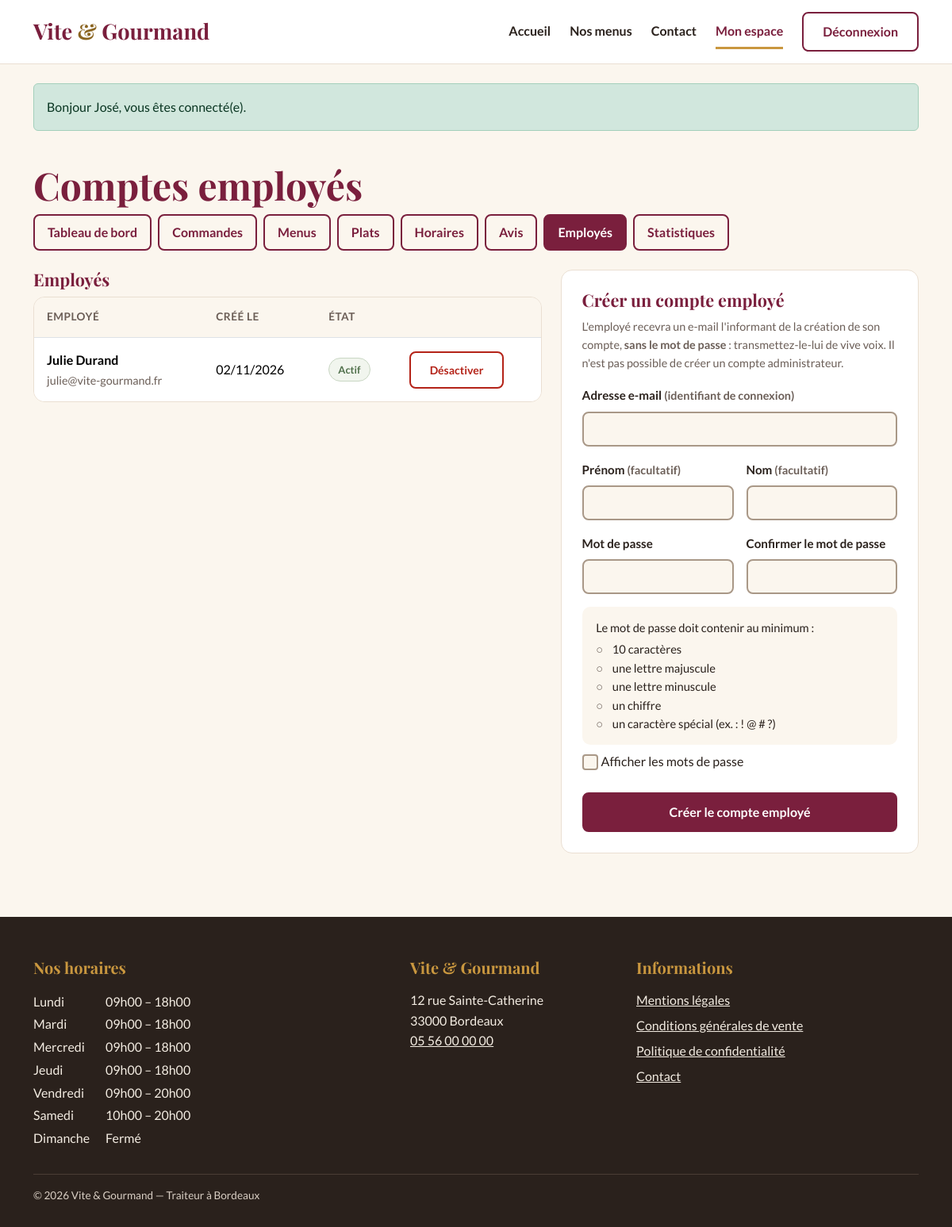
The page /admin/employes (signed in) on the database its author committed.
### tables this page shows
CREATE TABLE utilisateur (
    utilisateur_id  INT           NOT NULL AUTO_INCREMENT,
    email           VARCHAR(180)  NOT NULL,
    password        VARCHAR(255)  NOT NULL,
    nom             VARCHAR(50)   NOT NULL,
    prenom          VARCHAR(50)   NOT NULL,
    telephone       VARCHAR(20)   NULL,
    ville           VARCHAR(80)   NULL,
    pays            VARCHAR(50)   NULL DEFAULT 'France',
    adresse_postale VARCHAR(255)  NULL,
    role_id         INT           NOT NULL,
    actif           BOOLEAN       NOT NULL DEFAULT TRUE,
    date_creation   DATETIME      NOT NULL DEFAULT CURRENT_TIMESTAMP,
    PRIMARY KEY (utilisateur_id),
    UNIQUE KEY uk_utilisateur_email (email),
    CONSTRAINT fk_utilisateur_role FOREIGN KEY (role_id) REFERENCES role (role_id)
);

CREATE TABLE horaire (
    horaire_id       INT          NOT NULL AUTO_INCREMENT,
    jour             VARCHAR(10)  NOT NULL,
    ordre            TINYINT      NOT NULL,
    heure_ouverture  TIME         NULL,
    heure_fermeture  TIME         NULL,
    PRIMARY KEY (horaire_id),
    UNIQUE KEY uk_horaire_jour (jour)
);

### src/helpers.php (called while the page is built, shortened)
<?php
function e(mixed $valeur): string
{
    return htmlspecialchars((string) $valeur, ENT_QUOTES | ENT_SUBSTITUTE, 'UTF-8');
}
function render(string $gabarit, array $donnees = [], string $layout = 'layout'): void
{
    extract($donnees, EXTR_SKIP);
    require ROOT . "/templates/pages/$gabarit.php";
    require ROOT . "/templates/$layout.php";
}
function partial(string $nom, array $donnees = []): void
{
    extract($donnees, EXTR_SKIP);
    require ROOT . "/templates/partials/$nom.php";
}
function old(string $champ, string $defaut = ''): string
{
    return e($_SESSION['old'][$champ] ?? $defaut);
}
function attrErreur(array $erreurs, string $champ): string
{
    return isset($erreurs[$champ])
        ? ' is-invalid" aria-invalid="true" aria-describedby="erreur-' . e($champ)
        : '';
}

### src/Controllers/AdminController.php (called while the page is built, shortened)
<?php
final class AdminController
{
    public function employes(): void
    {
        render('admin/employes', [
            'titrePage' => 'Comptes employés',
            'employes'  => Utilisateur::employes(),
            'erreurs'   => $_SESSION['erreurs'] ?? [],
            'scripts'   => ['mot-de-passe'],
        ]);
    }
}

### public/index.php (called while the page is built, shortened)
<?php
$router = new Router();
$router->get('/', [PageController::class, 'accueil']);
$router->get('/menus', [MenuController::class, 'index']);
$router->get('/menu', [MenuController::class, 'detail']);
$router->get('/api/menus', [MenuController::class, 'api']);
$router->get('/contact', [ContactController::class, 'formulaire']);
$router->post('/contact', [ContactController::class, 'envoyer']);
$router->get('/mentions-legales', [PageController::class, 'mentionsLegales']);
$router->get('/cgv', [PageController::class, 'cgv']);
$router->get('/confidentialite', [PageController::class, 'confidentialite']);
$router->get('/inscription', [AuthController::class, 'inscriptionForm']);
$router->post('/inscription', [AuthController::class, 'inscrire']);
$router->get('/connexion', [AuthController::class, 'connexionForm']);
$router->post('/connexion', [AuthController::class, 'connecter']);
$router->post('/deconnexion', [AuthController::class, 'deconnecter']);
$router->get('/mot-de-passe-oublie', [AuthController::class, 'oubliForm']);
$router->post('/mot-de-passe-oublie', [AuthController::class, 'envoyerLien']);
$router->get('/reinitialiser-mot-de-passe', [AuthController::class, 'reinitialiserForm']);
$router->post('/reinitialiser-mot-de-passe', [AuthController::class, 'reinitialiser']);
$router->get('/commande', [CommandeController::class, 'formulaire']);
$router->post('/commande', [CommandeController::class, 'valider']);
$router->get('/api/devis', [CommandeController::class, 'devis']);
$router->get('/espace', [EspaceController::class, 'utilisateur']);
$router->get('/espace/commande', [EspaceController::class, 'commande']);
$router->get('/espace/commande/modifier', [EspaceController::class, 'modifierForm']);
$router->post('/espace/commande/modifier', [EspaceController::class, 'modifier']);
$router->post('/espace/commande/annuler', [EspaceController::class, 'annuler']);
$router->post('/espace/avis', [EspaceController::class, 'avis']);
$router->get('/espace/profil', [EspaceController::class, 'profilForm']);
$router->post('/espace/profil', [EspaceController::class, 'profil']);
$router->get('/employe', [GestionController::class, 'employe']);
$router->get('/employe/commandes', [GestionCommandeController::class, 'index']);
$router->get('/employe/commande', [GestionCommandeController::class, 'detail']);
$router->post('/employe/commande/statut', [GestionCommandeController::class, 'statut']);
$router->post('/employe/commande/annuler', [GestionCommandeController::class, 'annuler']);
$router->get('/employe/commande/modifier', [GestionCommandeController::class, 'modifierForm']);
$router->post('/employe/commande/modifier', [GestionCommandeController::class, 'modifier']);
$router->get('/employe/menus', [GestionMenuController::class, 'menus']);
$router->get('/employe/menu', [GestionMenuController::class, 'menuForm']);
$router->post('/employe/menu', [GestionMenuController::class, 'menuEnregistrer']);
$router->post('/employe/menu/supprimer', [GestionMenuController::class, 'menuSupprimer']);
$router->post('/employe/menu/image/supprimer', [GestionMenuController::class, 'imageSupprimer']);
$router->get('/employe/plats', [GestionMenuController::class, 'plats']);
$router->get('/employe/plat', [GestionMenuController::class, 'platForm']);
$router->post('/employe/plat', [GestionMenuController::class, 'platEnregistrer']);
$router->post('/employe/plat/supprimer', [GestionMenuController::class, 'platSupprimer']);
$router->get('/employe/horaires', [GestionController::class, 'horairesForm']);
$router->post('/employe/horaires', [GestionController::class, 'horaires']);
$router->get('/employe/avis', [GestionController::class, 'avis']);
$router->post('/employe/avis', [GestionController::class, 'modererAvis']);
$router->get('/admin', [GestionController::class, 'admin']);
$router->get('/admin/employes', [AdminController::class, 'employes']);
$router->post('/admin/employes', [AdminController::class, 'creerEmploye']);
$router->post('/admin/employes/statut', [AdminController::class, 'basculerEmploye']);
$router->get('/admin/statistiques', [AdminController::class, 'statistiques']);
try {
    $router->dispatch($_SERVER['REQUEST_METHOD'], $_SERVER['REQUEST_URI']);
} catch (Throwable $e) {
    error_log((string) $e);
    http_response_code(500);
    if (env('APP_ENV') === 'dev') {
        echo '<pre>' . e((string) $e) . '</pre>';
    } else {
        render('erreur', ['titre' => 'Erreur', 'message' => 'Une erreur inattendue est survenue. Merci de réessayer plus tard.']);
    }
}

### src/Models/Utilisateur.php (called while the page is built, shortened)
<?php
final class Utilisateur
{
    public static function employes(): array
    {
        return Database::get()->query(
            "SELECT u.utilisateur_id, u.email, u.nom, u.prenom, u.actif, u.date_creation
             FROM utilisateur u JOIN role r ON r.role_id = u.role_id
             WHERE r.libelle = 'employe'
             ORDER BY u.actif DESC, u.date_creation DESC"
        )->fetchAll();
    }
}

### src/Database.php (called while the page is built, shortened)
<?php
final class Database
{
    private static ?PDO $pdo = null;
    public static function get(): PDO
    {
        if (self::$pdo === null) {
            $dsn = sprintf(
                'mysql:host=%s;port=%s;dbname=%s;charset=utf8mb4',
                env('DB_HOST', '127.0.0.1'),
                env('DB_PORT', '3306'),
                env('DB_NAME', 'vite_gourmand')
            );
            $options = [
                PDO::ATTR_ERRMODE            => PDO::ERRMODE_EXCEPTION,
                PDO::ATTR_DEFAULT_FETCH_MODE => PDO::FETCH_ASSOC,
                PDO::ATTR_EMULATE_PREPARES   => false,
            ];
            self::$pdo = new PDO($dsn, env('DB_USER', 'root'), env('DB_PASSWORD', ''), $options);
        }
        return self::$pdo;
    }
}

### src/Models/Horaire.php (called while the page is built, shortened)
<?php
final class Horaire
{
    public static function tous(): array
    {
        try {
            return Database::get()
                ->query('SELECT horaire_id, jour, heure_ouverture, heure_fermeture FROM horaire ORDER BY ordre')
                ->fetchAll();
        } catch (\Throwable $e) {
            error_log($e->getMessage());
            return [];
        }
    }
    public static function format(?string $heure): string
    {
        return $heure ? str_replace(':', 'h', substr($heure, 0, 5)) : '';
    }
}

### templates/pages/admin/employes.php (the view, shortened to what this page needs)
<div class="container py-4 pb-5">
    <h1>Comptes employés</h1>
    <div class="row g-4">
        <div class="col-lg-7">
            <h2 class="h3">Employés</h2>
            <?php if (!$employes): ?>
                <p class="aucun-resultat">Aucun compte employé.</p>
            <?php else: ?>
                <div class="table-responsive carte p-0">
                    <table class="table table-vg mb-0">
                        <thead><tr><th scope="col">Employé</th><th scope="col">Créé le</th><th scope="col">État</th><th scope="col"><span class="visually-hidden">Action</span></th></tr></thead>
                        <tbody>
                        <?php foreach ($employes as $emp): $nomComplet = trim($emp['prenom'] . ' ' . $emp['nom']) ?: $emp['email']; ?>
                            <tr>
                                <th scope="row"><?= e($nomComplet) ?><br><small class="text-aide fw-normal"><?= e($emp['email']) ?></small></th>
                                <td><?= e(date('d/m/Y', strtotime($emp['date_creation']))) ?></td>
                                <td><?= $emp['actif'] ? '<span class="statut statut-terminee">Actif</span>' : '<span class="statut statut-annulee">Désactivé</span>' ?></td>
                                <td>
                                    <form method="post" action="/admin/employes/statut" class="form-confirmer"
                                          data-confirmation="<?= $emp['actif'] ? 'Désactiver le compte de ' . e($nomComplet) . ' ? Il ne pourra plus se connecter.' : 'Réactiver le compte de ' . e($nomComplet) . ' ?' ?>">
                                        <button type="submit" class="btn btn-sm <?= $emp['actif'] ? 'btn-danger-vg' : 'btn-secondaire' ?>">
                                            <?= $emp['actif'] ? 'Désactiver' : 'Réactiver' ?><span class="visually-hidden"> le compte de <?= e($nomComplet) ?></span>
                                        </button>
                                    </form>
                                </td>
                            </tr>
                        <?php endforeach; ?>
                        </tbody>
                    </table>
                </div>
            <?php endif; ?>
        </div>
        <div class="col-lg-5">
            <section class="carte" aria-labelledby="t-creer">
                <h2 id="t-creer" class="h3">Créer un compte employé</h2>
                <p class="text-aide">L'employé recevra un e-mail l'informant de la création de son compte, <strong>sans le mot de passe</strong> : transmettez-le-lui de vive voix. Il n'est pas possible de créer un compte administrateur.</p>
                <form method="post" action="/admin/employes" novalidate>
                    <div class="mb-3">
                        <label for="email" class="form-label">Adresse e-mail <span class="text-aide">(identifiant de connexion)</span></label>
                        <input type="email" class="form-control<?= attrErreur($erreurs, 'email') ?>" id="email" name="email" value="<?= old('email') ?>" required autocomplete="off">
                    </div>
                    <div class="row g-3 mb-3">
                        <div class="col-6">
                            <label for="prenom" class="form-label">Prénom <span class="text-aide">(facultatif)</span></label>
                            <input type="text" class="form-control<?= attrErreur($erreurs, 'prenom') ?>" id="prenom" name="prenom" value="<?= old('prenom') ?>" maxlength="50" autocomplete="off">
                        </div>
                        <div class="col-6">
                            <label for="nom" class="form-label">Nom <span class="text-aide">(facultatif)</span></label>
                            <input type="text" class="form-control" id="nom" name="nom" value="<?= old('nom') ?>" maxlength="50" autocomplete="off">
                        </div>
                    </div>
                    <button type="submit" class="btn btn-primaire w-100 mt-4">Créer le compte employé</button>
                </form>
            </section>
        </div>
    </div>
</div>

### templates/partials/footer.php (shortened to what this page needs)
<?php use App\Models\Horaire; $horaires = Horaire::tous(); ?>
<footer class="pied">
    <div class="container">
        <div class="row g-4">
            <div class="col-md-5">
                <h2 class="titre-pied">Nos horaires</h2>
                <table class="horaires">
                    <tbody>
                    <?php foreach ($horaires as $h): ?>
                        <tr>
                            <th scope="row"><?= e($h['jour']) ?></th>
                            <td>
                                <?= $h['heure_ouverture']
                                    ? e(Horaire::format($h['heure_ouverture'])) . ' – ' . e(Horaire::format($h['heure_fermeture']))
                                    : 'Fermé' ?>
                            </td>
                        </tr>
                    <?php endforeach; ?>
                    </tbody>
                </table>
            </div>
            <div class="col-md-3">
                <h2 class="titre-pied">Vite &amp; Gourmand</h2>
                <address>
                    12 rue Sainte-Catherine<br>
                    33000 Bordeaux<br>
                    <a href="tel:+33556000000">05 56 00 00 00</a>
                </address>
            </div>
            <div class="col-md-4">
                <h2 class="titre-pied">Informations</h2>
                <ul class="liens-pied">
                    <li><a href="/mentions-legales">Mentions légales</a></li>
                    <li><a href="/cgv">Conditions générales de vente</a></li>
                    <li><a href="/confidentialite">Politique de confidentialité</a></li>
                    <li><a href="/contact">Contact</a></li>
                </ul>
            </div>
        </div>
        <p class="copyright">© <?= date('Y') ?> Vite &amp; Gourmand — Traiteur à Bordeaux</p>
    </div>
</footer>

### rows shown on the page
utilisateur: nomComplet "Julie Durand", email "julie@vite-gourmand.fr", date_creation "02/11/2026", actif "Actif"
horaire: jour "Lundi", heure_ouverture "09h00", heure_fermeture "18h00"
horaire: jour "Mardi", heure_ouverture "09h00", heure_fermeture "18h00"
horaire: jour "Mercredi", heure_ouverture "09h00", heure_fermeture "18h00"
horaire: jour "Jeudi", heure_ouverture "09h00", heure_fermeture "18h00"
horaire: jour "Vendredi", heure_ouverture "09h00", heure_fermeture "20h00"
horaire: jour "Samedi", heure_ouverture "10h00", heure_fermeture "20h00"
horaire: jour "Dimanche", shows "Fermé"

### other values the page prints
$m['message'] "Bonjour José, vous êtes connecté(e)."
$libelle "Tableau de bord"
$libelle "Commandes"
$libelle "Menus"
$libelle "Plats"
$libelle "Horaires"
$libelle "Avis"
$libelle "Employés"
$libelle "Statistiques"
